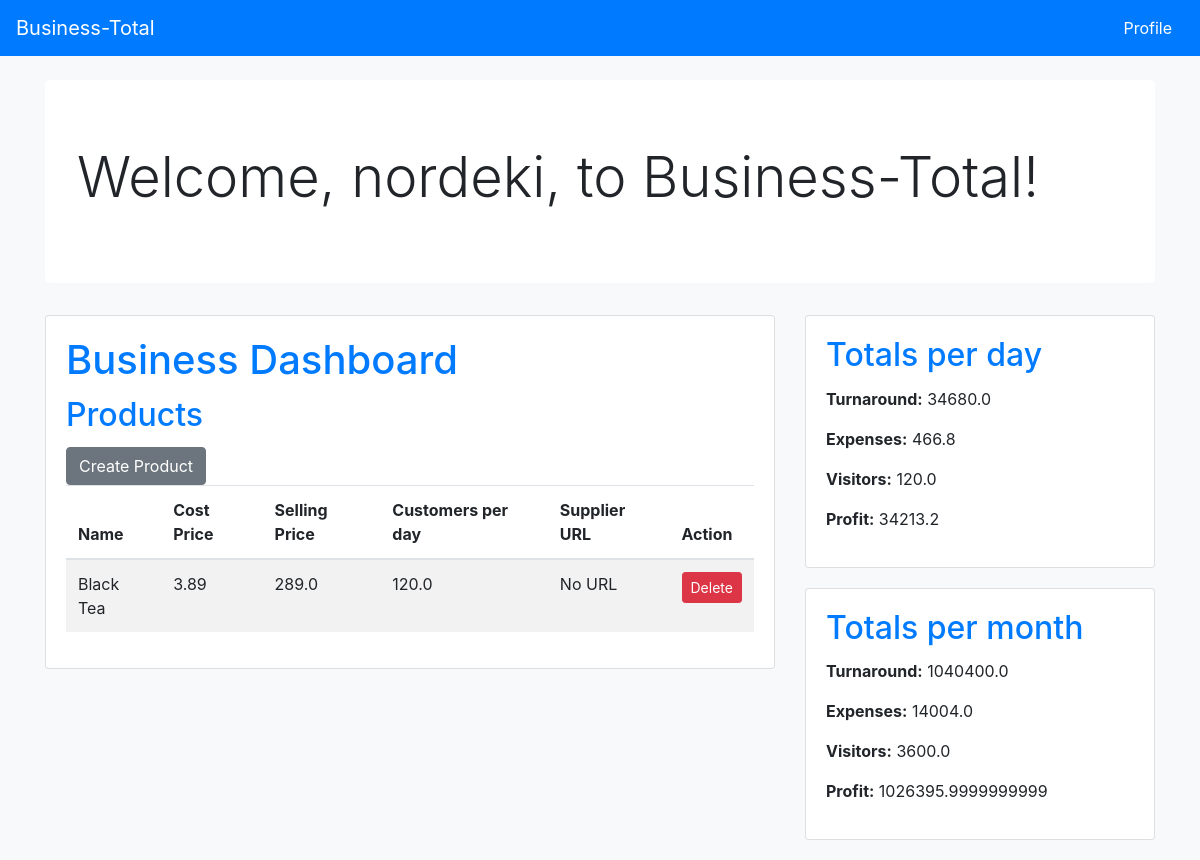
Screenshot of / (signed in) with the database file from the repository.
### business_total_gen_app/models.py (models this page shows, shortened)
class Product(models.Model):
    name = models.CharField(max_length=255)
    cost_price = models.FloatField()
    selling_price = models.FloatField()
    kol_d = models.FloatField()
    supplier_url = models.URLField(max_length=200, blank=True, null=True)
    author = models.ForeignKey(User, on_delete=models.CASCADE, null=True, blank=True)

### business_total_gen_app/views.py (the view)
# urls.py: path('', views.index, name='index'),
def index(request):
    user = request.user
    if user.is_authenticated:
        products = Product.objects.filter(author=user)
        kol_day = sum(product.kol_d for product in products)
        costs = sum(product.cost_price for product in products) * kol_day
        revenue = sum(product.selling_price for product in products) * kol_day
        profit = revenue - costs
        kol_day_m = sum(product.kol_d for product in products) * 30
        costs_m = sum(product.cost_price for product in products) * kol_day * 30
        revenue_m = sum(product.selling_price for product in products) * kol_day * 30
        profit_m = (revenue - costs) * 30
        context = {
            'products': products,
            'revenue': revenue,
            'costs': costs,
            'profit': profit,
            'kol_day': kol_day,
            'revenue_m': revenue_m,
            'costs_m': costs_m,
            'profit_m': profit_m,
            'kol_day_m': kol_day_m,
            'user': user,
        }
    else:
        context = {
            'user': user,
        }
    return render(request, 'business_total_gen_app/index.html', context)

### business_total_gen_app/templates/business_total_gen_app/index.html (shortened to what this page needs)
<!DOCTYPE html>
<html lang="en">
<head>
    <link href="https://stackpath.bootstrapcdn.com/bootstrap/4.5.2/css/bootstrap.min.css" rel="stylesheet">
</head>
<body>
    <nav class="navbar navbar-expand-lg navbar-light">
        <a class="navbar-brand" href="{% url 'index' %}">Business-Total</a>
        <div class="collapse navbar-collapse" id="navbarNav">
            <ul class="navbar-nav ml-auto">
                {% if user.is_authenticated %}
                <li class="nav-item">
                    <a href="{% url 'profile' %}" class="btn btn-primary">Profile</a>
                </li>
                {% endif %}
            </ul>
        </div>
    </nav>
    <div class="container mt-4">
        <div class="jumbotron">
            {% if user.is_authenticated %}
            <h1 class="display-4">Welcome, {{ user.username }}, to Business-Total!</h1>
            {% else %}
            <h1 class="display-4">Welcome to Business-Total!</h1>
            {% endif %}
        </div>
    </div>
    <div class="container mt-4">
        <div class="row">
            {% if user.is_authenticated %}
            <div class="col-md-8">
                <div class="card">
                    <div class="card-body">
                        <h1 class="card-title">Business Dashboard</h1>
                        <table class="table table-striped">
                            <h2 class="card-title">Products</h2>
                            <button type="button" class="btn btn-secondary" data-bs-toggle="modal" data-bs-target="#createProductModal">
                                 Create Product
                            </button>
                            <thead>
                                <tr>
                                    <th>Name</th>
                                    <th>Cost Price</th>
                                    <th>Selling Price</th>
                                    <th>Customers per day</th>
                                    <th>Supplier URL</th>
                                    <th>Action</th>
                                </tr>
                            </thead>
                            <tbody>
                                {% for product in products %}
                                <tr>
                                    <td>{{ product.name }}</td>
                                    <td>{{ product.cost_price }}</td>
                                    <td>{{ product.selling_price }}</td>
                                    <td>{{ product.kol_d }}</td>
                                    <td>
                                        {% if product.supplier_url %}
                                            <a href="{{ product.supplier_url }}" target="_blank">Link</a>
                                        {% else %}
                                            No URL
                                        {% endif %}
                                    </td>
                                    <td>
                                        <form method="post" action="{% url 'delete_product' product.id %}">
                                            <button type="submit" class="btn btn-danger btn-sm">Delete</button>
                                        </form>
                                    </td>
                                </tr>
                                {% endfor %}
                            </tbody>
                        </table>
                    </div>
                </div>
            </div>
            <div class="col-md-4">
                <div class="card">
                    <div class="card-body">
                        <h2 class="card-title">Totals per day</h2>
                        <p><strong>Turnaround:</strong> {{ revenue }}</p>
                        <p><strong>Expenses:</strong> {{ costs }}</p>
                        <p><strong>Visitors:</strong> {{ kol_day }}</p>
                        <p><strong>Profit:</strong> {{ profit }}</p>
                    </div>
                </div>
                <div class="card">
                    <div class="card-body">
                        <h2 class="card-title">Totals per month</h2>
                        <p><strong>Turnaround:</strong> {{ revenue_m }}</p>
                        <p><strong>Expenses:</strong> {{ costs_m }}</p>
                        <p><strong>Visitors:</strong> {{ kol_day_m }}</p>
                        <p><strong>Profit:</strong> {{ profit_m }}</p>
                    </div>
                </div>
            </div>
            {% else %}
            <div class="col-md-12">
                <div class="container mt-5">
                    <h1 class="text-center">Please register or login.</h1>
                </div>
            </div>
            {% endif %}
        </div>
    </div>
</body>
</html>

### business_total_gen_app/templates/business_total_gen_app/index.html (style rules this page uses)
body { background-color: #f8f9fa; }
.navbar { background-color: #007bff; }
.navbar-brand, .navbar-toggler-icon { color: #ffffff !important; }
.jumbotron { background-color: #ffffff; }
.card { margin-bottom: 20px; }
.card-title { color: #007bff; }
.btn-primary { background-color: #007bff; border: none; }

### rows the page displays
Product: name "Black Tea", cost_price "3.89", selling_price "289.0", kol_d "120.0", supplier_url "No URL"

### other values shown
{{ user.username }} "nordeki"
{{ revenue }} "34680.0"
{{ costs }} "466.8"
{{ kol_day }} "120.0"
{{ profit }} "34213.2"
{{ revenue_m }} "1040400.0"
{{ costs_m }} "14004.0"
{{ kol_day_m }} "3600.0"
{{ profit_m }} "1026395.9999999999"
